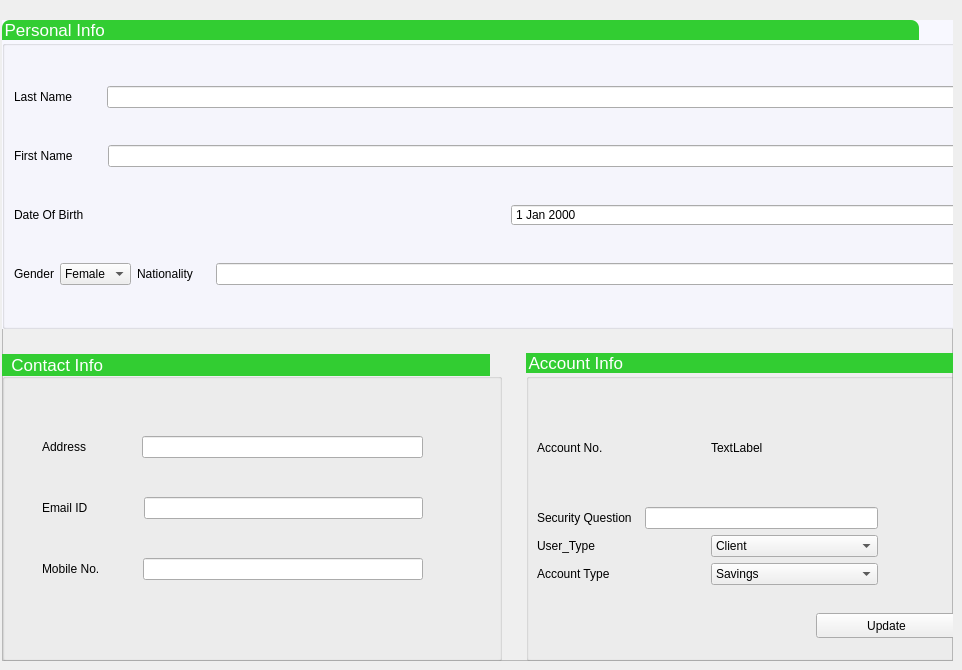
       <widget class="QWidget" name="page_profile">
        <widget class="QFrame" name="frame_6">
         <property name="geometry">
          <rect>
           <x>2</x>
           <y>20</y>
           <width>951</width>
           <height>641</height>
          </rect>
         </property>
         <property name="frameShape">
          <enum>QFrame::StyledPanel</enum>
         </property>
         <property name="frameShadow">
          <enum>QFrame::Raised</enum>
         </property>
         <widget class="QWidget" name="layoutWidget_2">
          <property name="geometry">
           <rect>
            <x>0</x>
            <y>0</y>
            <width>1011</width>
            <height>641</height>
           </rect>
          </property>
          <layout class="QVBoxLayout" name="verticalLayout_13">
           <property name="spacing">
            <number>24</number>
           </property>
           <item>
            <widget class="QGroupBox" name="groupBox">
             <property name="font">
              <font>
               <family>helvetica</family>
               <pointsize>13</pointsize>
              </font>
             </property>
             <property name="styleSheet">
              <string notr="true">.QGroupBox::title{
background-color: limegreen;
color: white;
border-top-left-radius: 8px;
border-top-right-radius: 8px;
}

QGroupBox
{
	background-color: ghostwhite;
}</string>
             </property>
             <property name="title">
              <string>Personal Info                                                                                                                                                                            </string>
             </property>
             <layout class="QVBoxLayout" name="verticalLayout_14">
              <item>
               <layout class="QHBoxLayout" name="horizontalLayout_42">
                <property name="spacing">
                 <number>35</number>
                </property>
                <item>
                 <widget class="QLabel" name="label_name_2">
                  <property name="text">
                   <string>Last Name</string>
                  </property>
                  <property name="alignment">
                   <set>Qt::AlignLeading|Qt::AlignLeft|Qt::AlignVCenter</set>
                  </property>
                  <property name="buddy">
                   <cstring>lineEdit_lname</cstring>
                  </property>
                 </widget>
                </item>
                <item>
                 <widget class="QLineEdit" name="lineEdit_lname_2"/>
                </item>
               </layout>
              </item>
              <item>
               <layout class="QHBoxLayout" name="horizontalLayout_43">
                <property name="spacing">
                 <number>35</number>
                </property>
                <item>
                 <widget class="QLabel" name="label_fname_2">
                  <property name="text">
                   <string>First Name</string>
                  </property>
                 </widget>
                </item>
                <item>
                 <widget class="QLineEdit" name="lineEdit_fname_2"/>
                </item>
               </layout>
              </item>
              <item>
               <layout class="QHBoxLayout" name="horizontalLayout_18">
                <item>
                 <widget class="QLabel" name="label_dob_2">
                  <property name="text">
                   <string>Date Of Birth</string>
                  </property>
                  <property name="buddy">
                   <cstring>lineEdit_dob</cstring>
                  </property>
                 </widget>
                </item>
                <item>
                 <widget class="QDateEdit" name="dateEdit_usr"/>
                </item>
               </layout>
              </item>
              <item>
               <layout class="QHBoxLayout" name="horizontalLayout_19">
                <item>
                 <layout class="QHBoxLayout" name="horizontalLayout_20">
                  <item>
                   <widget class="QLabel" name="label_gen_2">
                    <property name="text">
                     <string>Gender</string>
                    </property>
                    <property name="alignment">
                     <set>Qt::AlignLeading|Qt::AlignLeft|Qt::AlignVCenter</set>
                    </property>
                    <property name="buddy">
                     <cstring>lineEdit_gender</cstring>
                    </property>
                   </widget>
                  </item>
                  <item>
                   <widget class="QComboBox" name="comboBox_2">
                    <item>
                     <property name="text">
                      <string>Female</string>
                     </property>
                    </item>
                    <item>
                     <property name="text">
                      <string>Male</string>
                     </property>
                    </item>
                    <item>
                     <property name="text">
                      <string>Other</string>
                     </property>
                    </item>
                   </widget>
                  </item>
                 </layout>
                </item>
                <item>
                 <layout class="QHBoxLayout" name="horizontalLayout_45">
                  <property name="spacing">
                   <number>23</number>
                  </property>
                  <item>
                   <widget class="QLabel" name="label_nationality_2">
                    <property name="text">
                     <string>Nationality</string>
                    </property>
                    <property name="buddy">
                     <cstring>lineEdit_nationality</cstring>
                    </property>
                   </widget>
                  </item>
                  <item>
                   <widget class="QLineEdit" name="lineEdit_nationality_2"/>
                  </item>
                 </layout>
                </item>
               </layout>
              </item>
             </layout>
            </widget>
           </item>
           <item>
            <layout class="QHBoxLayout" name="horizontalLayout_36">
             <item>
              <widget class="QGroupBox" name="groupBox_2">
               <property name="font">
                <font>
                 <family>helvetica</family>
                 <pointsize>13</pointsize>
                </font>
               </property>
               <property name="styleSheet">
                <string notr="true">.QGroupBox::title{
	background-color: limegreen;
color: white;
}</string>
               </property>
               <property name="title">
                <string>Contact Info                                                                                </string>
               </property>
               <widget class="QWidget" name="layoutWidget_4">
                <property name="geometry">
                 <rect>
                  <x>40</x>
                  <y>50</y>
                  <width>381</width>
                  <height>211</height>
                 </rect>
                </property>
                <layout class="QVBoxLayout" name="verticalLayout_15">
                 <item>
                  <layout class="QHBoxLayout" name="horizontalLayout_47">
                   <property name="spacing">
                    <number>56</number>
                   </property>
                   <item>
                    <widget class="QLabel" name="label_address_2">
                     <property name="text">
                      <string>Address</string>
                     </property>
                     <property name="alignment">
                      <set>Qt::AlignLeading|Qt::AlignLeft|Qt::AlignVCenter</set>
                     </property>
                     <property name="buddy">
                      <cstring>lineEdit_address</cstring>
                     </property>
                    </widget>
                   </item>
                   <item>
                    <widget class="QLineEdit" name="lineEdit_address_2"/>
                   </item>
                  </layout>
                 </item>
                 <item>
                  <layout class="QHBoxLayout" name="horizontalLayout_50">
                   <property name="spacing">
                    <number>56</number>
                   </property>
                   <item>
                    <widget class="QLabel" name="label_email_2">
                     <property name="text">
                      <string>Email ID</string>
                     </property>
                    </widget>
                   </item>
                   <item>
                    <widget class="QLineEdit" name="lineEdit_email_2"/>
                   </item>
                  </layout>
                 </item>
                 <item>
                  <layout class="QHBoxLayout" name="horizontalLayout_52">
                   <property name="spacing">
                    <number>43</number>
                   </property>
                   <item>
                    <widget class="QLabel" name="label_mob_2">
                     <property name="text">
                      <string>Mobile No.</string>
                     </property>
                     <property name="buddy">
                      <cstring>lineEdit_mob</cstring>
                     </property>
                    </widget>
                   </item>
                   <item>
                    <widget class="QLineEdit" name="lineEdit_mob_2"/>
                   </item>
                  </layout>
                 </item>
                </layout>
               </widget>
              </widget>
             </item>
             <item>
              <widget class="QGroupBox" name="groupBox_3">
               <property name="font">
                <font>
                 <family>helvetica</family>
                 <pointsize>13</pointsize>
                </font>
               </property>
               <property name="styleSheet">
                <string notr="true">.QGroupBox::title{
	background-color: limegreen;
color: white;
border-width: 130px;
}
</string>
               </property>
               <property name="title">
                <string>Account Info                                                                      </string>
               </property>
               <widget class="QPushButton" name="pushButton_upd8">
                <property name="geometry">
                 <rect>
                  <x>290</x>
                  <y>260</y>
                  <width>141</width>
                  <height>25</height>
                 </rect>
                </property>
                <property name="text">
                 <string>Update</string>
                </property>
               </widget>
               <widget class="QWidget" name="layoutWidget_11">
                <property name="geometry">
                 <rect>
                  <x>11</x>
                  <y>41</y>
                  <width>341</width>
                  <height>191</height>
                 </rect>
                </property>
                <layout class="QVBoxLayout" name="verticalLayout_16">
                 <item>
                  <layout class="QHBoxLayout" name="horizontalLayout_21">
                   <item>
                    <widget class="QLabel" name="label_accn_2">
                     <property name="styleSheet">
                      <string notr="true">padding-bottom:0;</string>
                     </property>
                     <property name="text">
                      <string>Account No.</string>
                     </property>
                    </widget>
                   </item>
                   <item>
                    <widget class="QLabel" name="label_accn">
                     <property name="text">
                      <string>TextLabel</string>
                     </property>
                    </widget>
                   </item>
                  </layout>
                 </item>
                 <item>
                  <layout class="QHBoxLayout" name="horizontalLayout_53">
                   <property name="spacing">
                    <number>13</number>
                   </property>
                   <item>
                    <widget class="QLabel" name="label_sq_2">
                     <property name="text">
                      <string>Security Question</string>
                     </property>
                     <property name="buddy">
                      <cstring>lineEdit_sq</cstring>
                     </property>
                    </widget>
                   </item>
                   <item>
                    <widget class="QLineEdit" name="lineEdit_sq_2"/>
                   </item>
                  </layout>
                 </item>
                 <item>
                  <layout class="QHBoxLayout" name="horizontalLayout_22">
                   <item>
                    <widget class="QLabel" name="label_usrt_2">
                     <property name="text">
                      <string>User_Type</string>
                     </property>
                     <property name="buddy">
                      <cstring>lineEdit_usrt</cstring>
                     </property>
                    </widget>
                   </item>
                   <item>
                    <widget class="QComboBox" name="comboBox_usrt">
                     <item>
                      <property name="text">
                       <string>Client</string>
                      </property>
                     </item>
                     <item>
                      <property name="text">
                       <string>Staff</string>
                      </property>
                     </item>
                    </widget>
                   </item>
                  </layout>
                 </item>
                 <item>
                  <layout class="QHBoxLayout" name="horizontalLayout_23">
                   <item>
                    <widget class="QLabel" name="label_acct_2">
                     <property name="text">
                      <string>Account Type</string>
                     </property>
                     <property name="buddy">
                      <cstring>lineEdit_acct</cstring>
                     </property>
                    </widget>
                   </item>
                   <item>
                    <widget class="QComboBox" name="comboBox_acct">
                     <item>
                      <property name="text">
                       <string>Savings</string>
                      </property>
                     </item>
                     <item>
                      <property name="text">
                       <string>Current</string>
                      </property>
                     </item>
                     <item>
                      <property name="text">
                       <string>Fixed Deposit</string>
                      </property>
                     </item>
                    </widget>
                   </item>
                  </layout>
                 </item>
                </layout>
               </widget>
              </widget>
             </item>
            </layout>
           </item>
          </layout>
         </widget>
        </widget>
       </widget>
